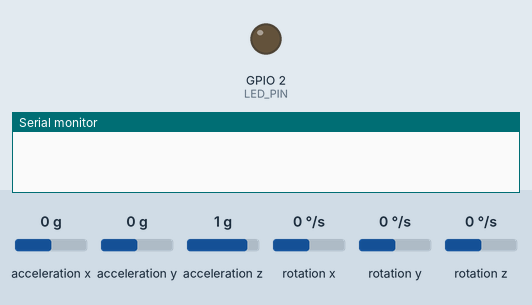
A program run on a simulated ESP32. Parts: output pins drawn as LEDs (lit = HIGH), the last lines printed to the serial monitor. Wiring (inferred from the names in the program): MPU-6050 motion sensor at I2C address 0x68. The test bench sets the inputs (shaded band); at power-on: acceleration x 0 g, acceleration y 0 g, acceleration z 1 g, rotation x 0 °/s, rotation y 0 °/s, rotation z 0 °/s. WiFi joins after 1.5 s; servers stay silent unless stated; uploads are accepted with an empty reply.

Above: at 0.0 s.
At 1.4 s:
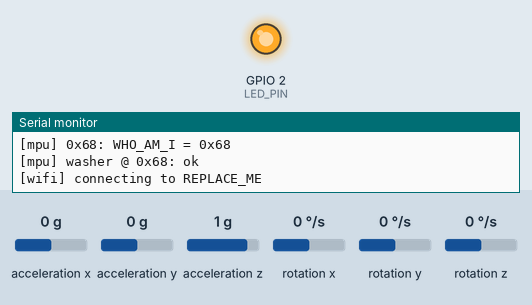
Timing chart, 0 to 3.1 s (numbered marks = the images above):
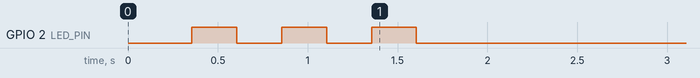

The program:

main.cpp
```cpp
// laundry sensor — ESP32 + MPU-6050 (GY-521), one or two of them.
//
// WHAT THIS DEVICE DECIDES: nothing. It measures how much the appliance is
// shaking and posts that number every few seconds. Every threshold and every
// timer lives in the cluster (life/laundry), because this board ends up stuck
// to the back of a washing machine and "re-tune the threshold" must not mean
// "peel it off and find a USB cable".
//
// THE MEASUREMENT
// Accelerometer magnitude |a| = sqrt(ax²+ay²+az²), sampled at 100 Hz, reduced
// over a window to its STANDARD DEVIATION in milli-g:
//
//     var = E[|a|²] − E[|a|]²        (streaming, one pass, two accumulators)
//
// Taking the deviation rather than the level is what subtracts gravity — and
// with it, all dependence on how the board is oriented. A sensor mounted flat
// on the lid and one mounted sideways and upside down on the back panel produce
// the same reading for the same shaking. That is deliberate: it makes the
// physical install forgiving, which matters more than a tidier constant.
//
// Idle appliance reads ~2-5 mg (the MPU-6050's own noise floor is ~3 mg RMS
// over this bandwidth). A running washer reads tens to hundreds.
//
// WHAT IT DELIBERATELY DOES NOT DO
// It never buffers a failed post and replays it later. The server treats
// ARRIVAL time as sample time — the ESP32 has no RTC — so a replayed window
// would be a lie about the present. A dropped post is simply dropped; the
// server holds the cycle open across the gap rather than concluding anything.

#include <Arduino.h>
#include <HTTPClient.h>
#include <Wire.h>
#include <WiFi.h>
#include <math.h>

#include "config.h"

// ---------------------------------------------------------------- MPU-6050
static const uint8_t REG_SMPLRT_DIV   = 0x19;
static const uint8_t REG_CONFIG       = 0x1A;
static const uint8_t REG_ACCEL_CONFIG = 0x1C;
static const uint8_t REG_ACCEL_XOUT_H = 0x3B;
static const uint8_t REG_PWR_MGMT_1   = 0x6B;
static const uint8_t REG_WHO_AM_I     = 0x75;

// ±2 g full scale. The most sensitive range, and the right one: we are
// measuring vibration in the tens of milli-g, not crash forces.
static const float ACCEL_LSB_PER_G = 16384.0f;

struct Sensor {
  uint8_t     addr;
  const char* device;      // must match a machine id in the chart's values.yaml
  bool        present;
  // Window accumulators.
  uint32_t    n;
  double      sum;         // Σ|a|      (g)
  double      sumsq;       // Σ|a|²     (g²)
  float       lo, hi;      // window extremes, for the peak figure
  float       tempC;
};

static Sensor sensors[] = {
#ifdef SENSOR_1_DEVICE
  {SENSOR_1_ADDR, SENSOR_1_DEVICE, false, 0, 0, 0, 0, 0, 0},
#endif
#ifdef SENSOR_2_DEVICE
  {SENSOR_2_ADDR, SENSOR_2_DEVICE, false, 0, 0, 0, 0, 0, 0},
#endif
};
static const size_t SENSOR_COUNT = sizeof(sensors) / sizeof(sensors[0]);

static uint32_t nextSampleMs = 0;
static uint32_t nextPostMs   = 0;
static uint32_t seq          = 0;

static bool writeReg(uint8_t addr, uint8_t reg, uint8_t value) {
  Wire.beginTransmission(addr);
  Wire.write(reg);
  Wire.write(value);
  return Wire.endTransmission() == 0;
}

static bool readRegs(uint8_t addr, uint8_t reg, uint8_t* buf, size_t len) {
  Wire.beginTransmission(addr);
  Wire.write(reg);
  if (Wire.endTransmission(false) != 0) return false;   // repeated start
  if (Wire.requestFrom((int)addr, (int)len) != (int)len) return false;
  for (size_t i = 0; i < len; i++) buf[i] = Wire.read();
  return true;
}

static bool initSensor(Sensor& s) {
  uint8_t who = 0;
  if (!readRegs(s.addr, REG_WHO_AM_I, &who, 1)) {
    Serial.printf("[mpu] 0x%02X: no reply — check SDA/SCL/3V3/GND\n", s.addr);
    return false;
  }
  // Genuine MPU-6050s answer 0x68; the MPU-6052/9250 clones sold as GY-521
  // answer 0x70, 0x72 or 0x73 and are register-compatible for our purposes.
  Serial.printf("[mpu] 0x%02X: WHO_AM_I = 0x%02X\n", s.addr, who);

  // Out of sleep, clocked from the X gyro PLL (more stable than the internal
  // oscillator, and the gyro is powered anyway).
  if (!writeReg(s.addr, REG_PWR_MGMT_1, 0x01)) return false;
  delay(50);
  // DLPF 44 Hz. An appliance's vibration is well under that, and filtering on
  // the chip beats filtering in software we would have to write.
  if (!writeReg(s.addr, REG_CONFIG, 0x03)) return false;
  // 1 kHz / (1 + 9) = 100 Hz internal sample rate, matching our poll rate.
  if (!writeReg(s.addr, REG_SMPLRT_DIV, 0x09)) return false;
  if (!writeReg(s.addr, REG_ACCEL_CONFIG, 0x00)) return false;  // ±2 g
  return true;
}

static void resetWindow(Sensor& s) {
  s.n = 0; s.sum = 0; s.sumsq = 0;
  s.lo = 1e9f; s.hi = -1e9f;
}

static void sample(Sensor& s) {
  if (!s.present) return;
  uint8_t b[14];
  // One burst: accel(6) + temp(2) + gyro(6). Reading them separately would
  // straddle the sensor's internal update and mix two different instants.
  if (!readRegs(s.addr, REG_ACCEL_XOUT_H, b, sizeof(b))) return;

  int16_t ax = (int16_t)((b[0] << 8) | b[1]);
  int16_t ay = (int16_t)((b[2] << 8) | b[3]);
  int16_t az = (int16_t)((b[4] << 8) | b[5]);
  int16_t rawT = (int16_t)((b[6] << 8) | b[7]);
  s.tempC = rawT / 340.0f + 36.53f;           // datasheet transfer function

  float x = ax / ACCEL_LSB_PER_G;
  float y = ay / ACCEL_LSB_PER_G;
  float z = az / ACCEL_LSB_PER_G;
  float mag = sqrtf(x * x + y * y + z * z);

  s.n++;
  s.sum   += mag;
  s.sumsq += (double)mag * mag;
  if (mag < s.lo) s.lo = mag;
  if (mag > s.hi) s.hi = mag;
}

// ------------------------------------------------------------------- wifi
static void ensureWifi() {
  if (WiFi.status() == WL_CONNECTED) return;

  Serial.printf("[wifi] connecting to %s\n", WIFI_SSID);
  WiFi.mode(WIFI_STA);
  // The ESP32 defaults to sleeping the radio between beacons, which turns a
  // 5-second POST into a multi-second wait often enough to matter. This board
  // is mains-powered; there is nothing to save.
  WiFi.setSleep(false);
  WiFi.begin(WIFI_SSID, WIFI_PASSWORD);

  uint32_t started = millis();
  while (WiFi.status() != WL_CONNECTED && millis() - started < 20000) {
    digitalWrite(LED_PIN, !digitalRead(LED_PIN));
    delay(250);
  }
  if (WiFi.status() == WL_CONNECTED) {
    Serial.printf("[wifi] %s  rssi %d dBm\n",
                  WiFi.localIP().toString().c_str(), WiFi.RSSI());
  } else {
    // No reboot on failure: a reboot loop next to a running washer would miss
    // the whole load. Keep sampling, keep retrying, let the server see the gap.
    Serial.println("[wifi] failed; will retry");
  }
}

static void postWindow(Sensor& s, float rmsMg, float peakMg, uint32_t windowMs) {
  if (WiFi.status() != WL_CONNECTED) return;

  char url[160];
  snprintf(url, sizeof(url), "http://%s:%d/api/v1/samples",
           LAUNDRY_HOST, LAUNDRY_PORT);

  char body[256];
  snprintf(body, sizeof(body),
           "{\"device\":\"%s\",\"rms_mg\":%.2f,\"peak_mg\":%.2f,"
           "\"window_ms\":%lu,\"seq\":%lu,\"rssi\":%d,\"temp_c\":%.1f}",
           s.device, rmsMg, peakMg, (unsigned long)windowMs,
           (unsigned long)seq, WiFi.RSSI(), s.tempC);

  HTTPClient http;
  http.setConnectTimeout(4000);
  http.setTimeout(6000);
  if (!http.begin(url)) {
    Serial.println("[http] begin failed");
    return;
  }
  http.addHeader("Content-Type", "application/json");
  http.addHeader("X-Device-Token", LAUNDRY_INGEST_TOKEN);

  int code = http.POST((uint8_t*)body, strlen(body));
  if (code == 200) {
    String reply = http.getString();
    // The server echoes the machine's state; the LED is the only feedback you
    // get once this is behind an appliance, so it earns its place.
    bool running = reply.indexOf("\"running\":true") >= 0;
    digitalWrite(LED_PIN, running ? HIGH : LOW);
    Serial.printf("[post] %s rms=%.1f mg peak=%.1f mg -> %s\n",
                  s.device, rmsMg, peakMg, running ? "RUNNING" : "idle");
  } else {
    Serial.printf("[post] %s rms=%.1f mg -> HTTP %d (%s)\n",
                  s.device, rmsMg, code, http.errorToString(code).c_str());
  }
  http.end();
}

// ------------------------------------------------------------------ setup
void setup() {
  Serial.begin(115200);
  delay(300);
  Serial.println();
  Serial.println("laundry sensor starting");

  pinMode(LED_PIN, OUTPUT);
  digitalWrite(LED_PIN, LOW);

  Wire.begin(I2C_SDA_PIN, I2C_SCL_PIN);
  // 100 kHz, not 400. If the second sensor is on a metre of jumper wire to the
  // machine next door, the extra capacitance makes 400 kHz marginal, and a
  // flaky bus reads as a quiet appliance.
  Wire.setClock(100000);

  for (size_t i = 0; i < SENSOR_COUNT; i++) {
    sensors[i].present = initSensor(sensors[i]);
    resetWindow(sensors[i]);
    Serial.printf("[mpu] %s @ 0x%02X: %s\n", sensors[i].device,
                  sensors[i].addr, sensors[i].present ? "ok" : "ABSENT");
  }

  ensureWifi();
  nextSampleMs = millis();
  nextPostMs   = millis() + POST_INTERVAL_MS;
}

void loop() {
  uint32_t now = millis();

  if ((int32_t)(now - nextSampleMs) >= 0) {
    nextSampleMs += SAMPLE_INTERVAL_MS;
    // If we fell behind (a slow POST, a wifi reconnect), resync rather than
    // sprinting through a backlog of missed slots.
    if ((int32_t)(now - nextSampleMs) > 0) nextSampleMs = now + SAMPLE_INTERVAL_MS;
    for (size_t i = 0; i < SENSOR_COUNT; i++) sample(sensors[i]);
  }

  if ((int32_t)(now - nextPostMs) >= 0) {
    uint32_t windowMs = POST_INTERVAL_MS;
    nextPostMs = now + POST_INTERVAL_MS;
    seq++;
    ensureWifi();

    for (size_t i = 0; i < SENSOR_COUNT; i++) {
      Sensor& s = sensors[i];
      if (!s.present) {
        // Try again: an intermittent sensor is usually a jumper that worked
        // itself loose, and it may come back.
        s.present = initSensor(s);
        // Drop whatever partial window it left behind. Without this, readings
        // taken before it dropped out get averaged into the NEXT window and
        // posted as if they were current — a few real samples diluted by a
        // gap, which reads as a machine going quiet.
        resetWindow(s);
        continue;
      }
      if (s.n < 2) { resetWindow(s); continue; }

      double mean = s.sum / s.n;
      double var  = (s.sumsq / s.n) - (mean * mean);
      if (var < 0) var = 0;                       // floating-point floor
      float rmsMg  = (float)(sqrt(var) * 1000.0);
      // Half the peak-to-peak spread of the window. A single figure for "how
      // hard did it bang", which is what separates a spin cycle from agitation.
      float peakMg = (s.hi - s.lo) * 0.5f * 1000.0f;

      postWindow(s, rmsMg, peakMg, windowMs);
      resetWindow(s);
    }
  }

  delay(1);
}
```

config.example.h
```cpp
// Copy to config.h (gitignored) and fill in. Same rule as every values.local.yaml
// in this repo: the tracked file is the shape, the real one never enters git.
//
//     cp include/config.example.h include/config.h
//
#pragma once

// ---------------------------------------------------------------- network
#define WIFI_SSID     "REPLACE_ME"
#define WIFI_PASSWORD "REPLACE_ME"

// The cluster, BY IP, and this is not a placeholder to be tidied into a
// hostname later. Every *.zachd.duckdns.org name resolves to a TAILSCALE
// address (100.x), the cluster advertises no subnet routes, and an ESP32
// cannot run tailscaled — so the DuckDNS name is unreachable from this device
// even though it works from every laptop in the house. What does work is any
// k3s node's LAN address, where klipper-lb publishes the ingest LoadBalancer:
//
//     zachd-ubuntu    192.168.4.26      zachd-ubuntu-3  192.168.4.25
//     zachd-ubuntu-1  192.168.4.28      zachd-ubuntu-4  192.168.4.27
//     zachd-ubuntu-2  192.168.4.37      zachd-ubuntu-5  192.168.4.21
//
// Any one of them reaches the service — klipper-lb binds the port on every
// node and forwards to wherever the pod actually is, so this does NOT pin the
// device to a node. Prefer a control-plane node (.26 / .25 / .21): they are the
// least likely to be drained.
#define LAUNDRY_HOST "192.168.4.26"
#define LAUNDRY_PORT 8420

// Must equal secrets.ingestToken in values.local.yaml
// (op://homelab/life-laundry). Plain HTTP carries it, which is the same
// judgement infra/sms-relay makes about the handset on the LAN: the hop never
// leaves the house, and the alternative is a TLS stack and a cert store on a
// microcontroller for a payload that says a washing machine is shaking.
#define LAUNDRY_INGEST_TOKEN "REPLACE_ME"

// ----------------------------------------------------------------- wiring
// ESP32-D default I²C pins. Any two GPIOs work if you change them here.
#define I2C_SDA_PIN 21
#define I2C_SCL_PIN 22
// Onboard LED on most ESP32 DevKit boards. Lit = the server says this machine
// is running; dark = idle; flickering = trying to join wifi.
#define LED_PIN 2

// ----------------------------------------------------------------- sensors
// One entry per MPU-6050 on the bus. The device string MUST match a machine
// `id` in the chart's values.yaml, or the server answers 404 and says so.
//
// Address is set by the AD0 pin: unconnected or grounded = 0x68 (the GY-521
// has a pull-down on it), tied to 3V3 = 0x69. That is how two sensors share
// one ESP32 — see the README's "One ESP32 or two?".
#define SENSOR_1_DEVICE "washer"
#define SENSOR_1_ADDR   0x68

// Uncomment when the second sensor exists. Leave commented and this firmware
// is a one-machine build; nothing else changes.
// #define SENSOR_2_DEVICE "dryer"
// #define SENSOR_2_ADDR   0x69

// ------------------------------------------------------------------ timing
// 100 Hz sampling, 5 s windows. The window length is also the resolution of
// every timer on the server, and it is what the device costs the wifi: one
// small POST per machine per window, forever.
#define SAMPLE_INTERVAL_MS 10
#define POST_INTERVAL_MS   5000
```
